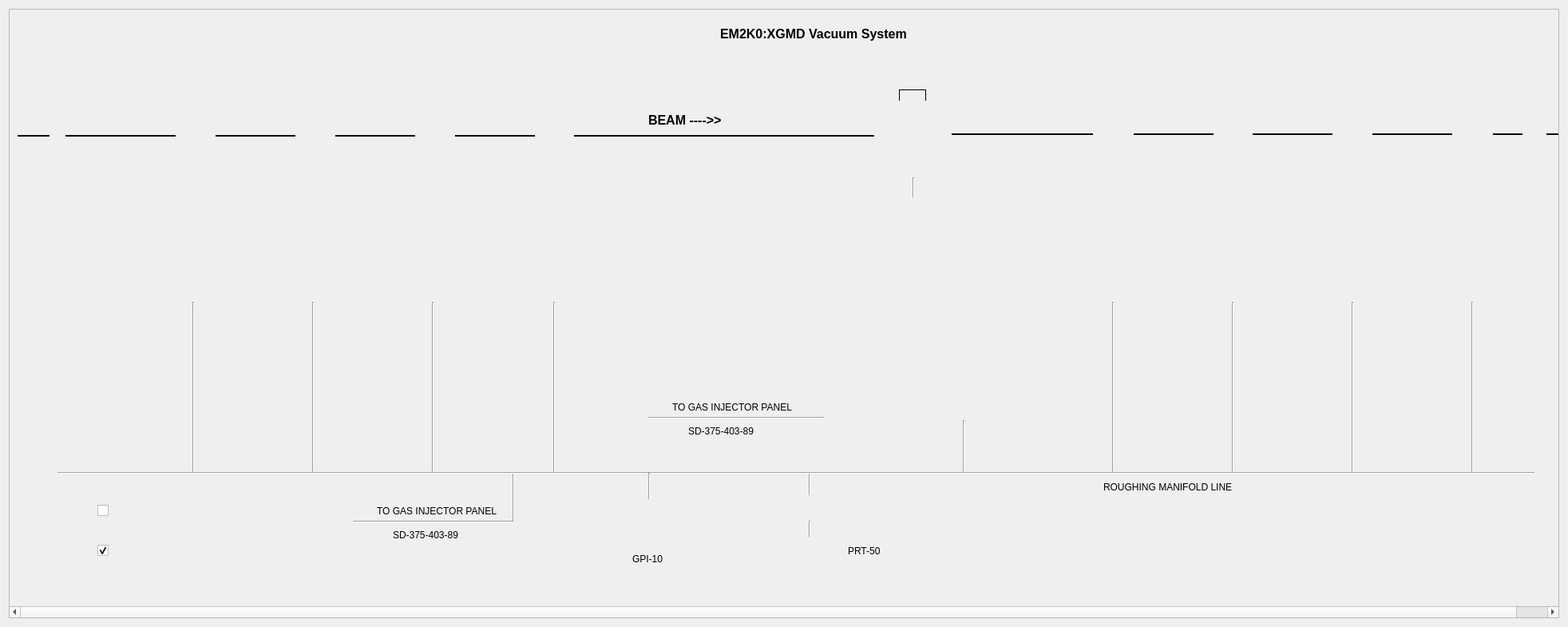
<?xml version="1.0" encoding="UTF-8"?>
<ui version="4.0">
 <class>Form</class>
 <widget class="QWidget" name="Form">
  <property name="geometry">
   <rect>
    <x>0</x>
    <y>0</y>
    <width>1964</width>
    <height>785</height>
   </rect>
  </property>
  <property name="windowTitle">
   <string>MainWindow</string>
  </property>
  <property name="styleSheet">
   <string notr="true">RoughGauge[state=&quot;On&quot;] #icon{
    qproperty-brush: red;
    color: gray;
}
RoughGauge[state=&quot;Off&quot;] #icon{
    qproperty-brush: #00FF00;
    color: black;
}

RoughGauge #pressure{
    color: blue;
 border: 1px solid black;
background-color : white
}


ColdCathodeGauge #pressure{
    color: blue;
 border: 1px solid black;
background-color : white
}


ColdCathodeGauge[interlocked=&quot;true&quot;] #icon{
    border: 2px solid black;
		qproperty-brush: black;
border-top-left-radius: 9px;
    border-top-right-radius: 9px;
border-bottom-left-radius: 9px;
    border-bottom-right-radius: 9px;
}

ColdCathodeGauge[state=&quot;Off&quot;] #icon {
    qproperty-penColor: black;
	qproperty-brush: gray;
}

ColdCathodeGauge[state=&quot;GaugeDisconnected&quot;] #icon {
    qproperty-penColor: red;
	qproperty-brush: gray;
}
ColdCathodeGauge[state=&quot;PressInvalid&quot;] #icon {
    qproperty-penColor: black;
	qproperty-brush: gray;
}

ColdCathodeGauge[state=&quot;Starting&quot;] #icon {
    qproperty-penColor: black;
	qproperty-brush: yellow;
}

ColdCathodeGauge[state=&quot;Valid&quot;] #icon {
    qproperty-penColor: black;
	qproperty-brush: #00FF00;
}




ApertureValve #icon {
    qproperty-penStyle: &quot;QT::SolidLine&quot;;
	qproperty-penColor: black;
 
 
}

ApertureValve[interlocked=&quot;true&quot;] #icon{
    border: 2px solid black;

    border-top-left-radius: 9px;
    border-top-right-radius: 9px;
    border-bottom-left-radius: 9px;
    border-bottom-right-radius: 9px;
}
ApertureValve[interlocked=&quot;false&quot;] #icon{
    border: 0px;

	qproperty-brush: yellow;
}
ApertureValve[interlocked=&quot;true&quot;] #icon {
    qproperty-interlockBrush: black;
}

ApertureValve[interlocked=&quot;false&quot;] #icon{
    qproperty-interlockBrush: #00FF00;
}

ApertureValve[state=&quot;OPEN&quot;] #icon {
     qproperty-penStyle: &quot;QT::SolidLine&quot;;
	qproperty-penColor: black;
	qproperty-brush: #00FF00;
}

ApertureValve[state=&quot;MOVING&quot;] #icon {
    qproperty-penStyle: &quot;QT::SolidLine&quot;;
	qproperty-penColor: black;
 	qproperty-brush: yellow;
}
ApertureValve[state=&quot;CLOSED&quot;] #icon {
	qproperty-penStyle: &quot;QT::SolidLine&quot;;
    qproperty-penColor: gray;
	qproperty-brush: black;
}

ApertureValve[state=&quot;INVALID&quot;] #icon {
    qproperty-penStyle: &quot;QT::SolidLine&quot;;
	qproperty-penColor: black;
 	qproperty-brush: red;
}

ApertureValve[error=&quot;VENTED&quot;] #icon {
       qproperty-penStyle: &quot;QT::SolidLine&quot;;
}

ApertureValve[error=&quot;ERR_LOST_VAC&quot;] #icon {
    qproperty-penStyle: &quot;Qt::DotLine&quot;;
    qproperty-penColor: black;
   qproperty-interlockBrush: red;

}

ApertureValve[error=&quot;Ext Fault&quot;] #icon {
 	qproperty-penStyle: &quot;QT::SolidLine&quot;;
    qproperty-penColor: black;
   qproperty-interlockBrush: black;

}




TurboPump[interlocked=&quot;true&quot;] #icon {
    border: 2px solid black;
    qproperty-penColor: black;
}

TurboPump[interlocked=&quot;false&quot;] #icon {
    border: 0px;
}

TurboPump[state=&quot;RUNNING&quot;] #icon {
	qproperty-penColor: black;
    qproperty-centerBrush: #00FF00;
    qproperty-brush: #00FF00;
}

TurboPump[state=&quot;STARTING&quot;] #icon {
    qproperty-penColor: black;
	qproperty-centerBrush: yellow;
}

TurboPump[state=&quot;STOPPED&quot;] #icon {
	qproperty-penColor: black;
    qproperty-centerBrush: gray;
	qproperty-brush: gray;
}

TurboPump[state=&quot;FAULT&quot;] #icon {
	qproperty-penColor: red;
    qproperty-centerBrush: red;
	qproperty-brush: gray;
}

TurboPump[error=&quot;true&quot;] #icon {
     qproperty-penColor: red;
	qproperty-centerBrush: red;
}




PneumaticValve #icon {
    qproperty-penStyle: &quot;QT::SolidLine&quot;;
	qproperty-penColor: black;
    qproperty-penWidth: 2;
 
}

PneumaticValve[interlocked=&quot;true&quot;] #icon{
    border: 2px solid black;
    qproperty-penWidth: 2;
    border-top-left-radius: 9px;
    border-top-right-radius: 9px;
    border-bottom-left-radius: 9px;
    border-bottom-right-radius: 9px;
}
PneumaticValve[interlocked=&quot;false&quot;] #icon{
    border: 0px;
    qproperty-penWidth: 2;
	qproperty-brush: #00FF00;
}
PneumaticValve[interlocked=&quot;true&quot;] #icon {
    qproperty-interlockBrush: black;
}

PneumaticValve[interlocked=&quot;false&quot;] #icon{
    qproperty-interlockBrush: #00FF00;
}

PneumaticValve[state=&quot;OPEN&quot;] #icon {
     qproperty-penStyle: &quot;QT::SolidLine&quot;;
	qproperty-penColor: black;
    qproperty-penWidth: 2;
	qproperty-brush: #00FF00;
}

PneumaticValve[state=&quot;MOVING&quot;] #icon {
    qproperty-penStyle: &quot;QT::SolidLine&quot;;
	qproperty-penColor: black;
    qproperty-penWidth: 2;
 	qproperty-brush: yellow;
}
PneumaticValve[state=&quot;CLOSED&quot;] #icon {
	qproperty-penStyle: &quot;QT::SolidLine&quot;;
    qproperty-penColor: gray;
    qproperty-penWidth: 2;
	qproperty-brush: black;
}

PneumaticValve[state=&quot;INVALID&quot;] #icon {
    qproperty-penStyle: &quot;QT::SolidLine&quot;;
	qproperty-penColor: black;
    qproperty-penWidth: 2;
 	qproperty-brush: red;
}

PneumaticValve[error=&quot;VENTED&quot;] #icon {
       qproperty-penStyle: &quot;QT::SolidLine&quot;;
}

PneumaticValve[error=&quot;ERR_LOST_VAC&quot;] #icon {
    qproperty-penStyle: &quot;Qt::DotLine&quot;;
    qproperty-penColor: black;
    qproperty-penWidth: 2;
   qproperty-interlockBrush: red;

}

PneumaticValve[error=&quot;Ext Fault&quot;] #icon {
 	qproperty-penStyle: &quot;QT::SolidLine&quot;;
    qproperty-penColor: black;
    qproperty-penWidth: 2;
   qproperty-interlockBrush: red;

}





NeedleValve[interlocked=&quot;true&quot;] #icon{
    border: 2px solid black;
    qproperty-penWidth: 2;
    border-top-left-radius: 9px;
    border-top-right-radius: 9px;
    border-bottom-left-radius: 9px;
    border-bottom-right-radius: 9px;
}
NeedleValve[interlocked=&quot;false&quot;] #icon{
    border: 0px;
    qproperty-penWidth: 2;
	qproperty-brush: #00FF00;
}
NeedleValve[interlocked=&quot;true&quot;] #icon {
    qproperty-interlockBrush: black;
}

NeedleValve[interlocked=&quot;false&quot;] #icon{
    qproperty-interlockBrush: #00FF00;
}
NeedleValve[state=&quot;Close&quot;] #icon {
   qproperty-penStyle: &quot;QT::SolidLine&quot;;
    qproperty-penColor: gray;
    qproperty-penWidth: 2;
	qproperty-brush: black;
}

NeedleValve[state=&quot;Open&quot;] #icon {
   qproperty-penStyle: &quot;QT::SolidLine&quot;;
    qproperty-penColor: black;
    qproperty-penWidth: 2;
	qproperty-brush: #00FF00;
}




ScrollPump[state=&quot;RUNNING&quot;] #icon {
    qproperty-penColor: black;
	qproperty-centerBrush: #00FF00;
    qproperty-brush: #00FF00;
}
ScrollPump[interlocked=&quot;true&quot;] #icon {
    border: 2px solid black;
}
ScrollPump[interlocked=&quot;false&quot;] #icon {
    border: 0px;
}
ScrollPump[state=&quot;Accelerating&quot;] #icon {
    qproperty-brush: #00FF00;
	qproperty-centerBrush: yellow;
}
ScrollPump[state=&quot;STOPPED&quot;] #icon {
    qproperty-penColor: black;
	qproperty-centerBrush: gray;
    qproperty-brush: gray;
}
ScrollPump[state=&quot;FAULT&quot;] #icon {
    qproperty-penColor: black;
	qproperty-centerBrush: red;
    qproperty-brush: gray;
}
ScrollPump[error=&quot;true&quot;] #icon {
    qproperty-penWidth: 2;
    qproperty-centerBrush: red;
}





ControlOnlyValveNC[interlocked=&quot;true&quot;] #icon {
    border: 2px solid black;
border-top-left-radius: 15px;
    border-top-right-radius: 15px;
border-bottom-left-radius: 15px;
    border-bottom-right-radius: 15px;
}
ControlOnlyValveNC[interlocked=&quot;false&quot;] #icon {
    border: 0px;
}
ControlOnlyValveNC[interlocked=&quot;true&quot;] #icon {
    qproperty-interlockBrush: black;
}
ControlOnlyValveNC[interlocked=&quot;false&quot;] #icon {
    qproperty-interlockBrush: #00FF00;
}

ControlOnlyValveNC[state=&quot;Open&quot;] #icon {
    qproperty-penColor: black;
	qproperty-brush:#00FF00;
}
ControlOnlyValveNC[state=&quot;Zero&quot;] #icon {
    qproperty-penColor: Black;
 qproperty-brush: black;
}

ControlOnlyValveNC[state=&quot;Close&quot;] #icon {
    qproperty-penColor: gray;
  qproperty-brush: black;
}
</string>
  </property>
  <layout class="QHBoxLayout" name="horizontalLayout">
   <item>
    <widget class="QScrollArea" name="scrollArea">
     <property name="enabled">
      <bool>true</bool>
     </property>
     <property name="widgetResizable">
      <bool>false</bool>
     </property>
     <widget class="QWidget" name="scrollAreaWidgetContents">
      <property name="geometry">
       <rect>
        <x>0</x>
        <y>0</y>
        <width>1980</width>
        <height>693</height>
       </rect>
      </property>
      <property name="autoFillBackground">
       <bool>true</bool>
      </property>
      <widget class="PyDMDrawingArc" name="PyDMDrawingArc">
       <property name="geometry">
        <rect>
         <x>1081</x>
         <y>110</y>
         <width>100</width>
         <height>100</height>
        </rect>
       </property>
       <property name="toolTip">
        <string/>
       </property>
       <property name="startAngle" stdset="0">
        <double>110.000000000000000</double>
       </property>
       <property name="spanAngle" stdset="0">
        <double>320.000000000000000</double>
       </property>
      </widget>
      <widget class="PyDMEmbeddedDisplay" name="PyDMEmbeddedDisplay_3">
       <property name="geometry">
        <rect>
         <x>410</x>
         <y>10</y>
         <width>151</width>
         <height>381</height>
        </rect>
       </property>
       <property name="toolTip">
        <string/>
       </property>
       <property name="macros" stdset="0">
        <string>{&quot;GCC&quot;: &quot;EM2K0:XGMD:GCC:30&quot; , &quot;VRC&quot;:&quot;EM2K0:XGMD:VRC:30&quot; , &quot;PTM&quot;: &quot;EM2K0:XGMD:PTM:30&quot;, &quot;NUMBER&quot;: &quot;30&quot;}</string>
       </property>
       <property name="filename" stdset="0">
        <string>DiffPump.ui</string>
       </property>
      </widget>
      <widget class="Line" name="line_5">
       <property name="geometry">
        <rect>
         <x>1372</x>
         <y>366</y>
         <width>20</width>
         <height>214</height>
        </rect>
       </property>
       <property name="orientation">
        <enum>Qt::Vertical</enum>
       </property>
      </widget>
      <widget class="PyDMDrawingTriangle" name="PyDMDrawingTriangle">
       <property name="geometry">
        <rect>
         <x>991</x>
         <y>650</y>
         <width>21</width>
         <height>21</height>
        </rect>
       </property>
       <property name="toolTip">
        <string/>
       </property>
       <property name="brush" stdset="0">
        <brush brushstyle="NoBrush">
         <color alpha="255">
          <red>0</red>
          <green>0</green>
          <blue>0</blue>
         </color>
        </brush>
       </property>
       <property name="penStyle" stdset="0">
        <enum>Qt::SolidLine</enum>
       </property>
       <property name="rotation" stdset="0">
        <double>135.000000000000000</double>
       </property>
      </widget>
      <widget class="PyDMDrawingTriangle" name="PyDMDrawingTriangle_3">
       <property name="geometry">
        <rect>
         <x>790</x>
         <y>500</y>
         <width>21</width>
         <height>21</height>
        </rect>
       </property>
       <property name="toolTip">
        <string/>
       </property>
       <property name="brush" stdset="0">
        <brush brushstyle="NoBrush">
         <color alpha="255">
          <red>0</red>
          <green>0</green>
          <blue>0</blue>
         </color>
        </brush>
       </property>
       <property name="penStyle" stdset="0">
        <enum>Qt::SolidLine</enum>
       </property>
       <property name="rotation" stdset="0">
        <double>45.000000000000000</double>
       </property>
      </widget>
      <widget class="Line" name="BeamLine_6">
       <property name="geometry">
        <rect>
         <x>408</x>
         <y>150</y>
         <width>100</width>
         <height>16</height>
        </rect>
       </property>
       <property name="frameShadow">
        <enum>QFrame::Plain</enum>
       </property>
       <property name="lineWidth">
        <number>2</number>
       </property>
       <property name="orientation">
        <enum>Qt::Horizontal</enum>
       </property>
      </widget>
      <widget class="ScrollPump" name="ScrollPump">
       <property name="geometry">
        <rect>
         <x>970</x>
         <y>583</y>
         <width>180</width>
         <height>82</height>
        </rect>
       </property>
       <property name="toolTip">
        <string/>
       </property>
       <property name="layoutDirection">
        <enum>Qt::LeftToRight</enum>
       </property>
       <property name="controlsLocation" stdset="0">
        <enum>PCDSSymbolBase::Right</enum>
       </property>
       <property name="channelsPrefix" stdset="0">
        <string>ca://EM2K0:XGMD:PRT:50</string>
       </property>
       <property name="controlButtonHorizontal" stdset="0">
        <bool>false</bool>
       </property>
      </widget>
      <widget class="Line" name="line_10">
       <property name="geometry">
        <rect>
         <x>630</x>
         <y>580</y>
         <width>3</width>
         <height>61</height>
        </rect>
       </property>
       <property name="orientation">
        <enum>Qt::Vertical</enum>
       </property>
      </widget>
      <widget class="PyDMEmbeddedDisplay" name="PyDMEmbeddedDisplay_2">
       <property name="geometry">
        <rect>
         <x>260</x>
         <y>10</y>
         <width>151</width>
         <height>381</height>
        </rect>
       </property>
       <property name="toolTip">
        <string/>
       </property>
       <property name="macros" stdset="0">
        <string>{&quot;GCC&quot;: &quot;EM2K0:XGMD:GCC:20&quot; , &quot;VRC&quot;:&quot;EM2K0:XGMD:VRC:20&quot; , &quot;PTM&quot;: &quot;EM2K0:XGMD:PTM:20&quot;, &quot;NUMBER&quot;: &quot;20&quot;}</string>
       </property>
       <property name="filename" stdset="0">
        <string>DiffPump.ui</string>
       </property>
      </widget>
      <widget class="Line" name="line_3">
       <property name="geometry">
        <rect>
         <x>370</x>
         <y>366</y>
         <width>20</width>
         <height>214</height>
        </rect>
       </property>
       <property name="orientation">
        <enum>Qt::Vertical</enum>
       </property>
      </widget>
      <widget class="Line" name="line_12">
       <property name="geometry">
        <rect>
         <x>1180</x>
         <y>514</y>
         <width>31</width>
         <height>66</height>
        </rect>
       </property>
       <property name="orientation">
        <enum>Qt::Vertical</enum>
       </property>
      </widget>
      <widget class="Line" name="line_13">
       <property name="geometry">
        <rect>
         <x>1001</x>
         <y>580</y>
         <width>3</width>
         <height>28</height>
        </rect>
       </property>
       <property name="orientation">
        <enum>Qt::Vertical</enum>
       </property>
      </widget>
      <widget class="Line" name="BeamLine_2">
       <property name="geometry">
        <rect>
         <x>1180</x>
         <y>148</y>
         <width>177</width>
         <height>16</height>
        </rect>
       </property>
       <property name="frameShadow">
        <enum>QFrame::Plain</enum>
       </property>
       <property name="lineWidth">
        <number>2</number>
       </property>
       <property name="orientation">
        <enum>Qt::Horizontal</enum>
       </property>
      </widget>
      <widget class="PyDMLabel" name="PyDMLabel_9">
       <property name="geometry">
        <rect>
         <x>830</x>
         <y>490</y>
         <width>181</width>
         <height>16</height>
        </rect>
       </property>
       <property name="toolTip">
        <string/>
       </property>
       <property name="text">
        <string>TO GAS INJECTOR PANEL</string>
       </property>
      </widget>
      <widget class="Line" name="BeamLine_3">
       <property name="geometry">
        <rect>
         <x>10</x>
         <y>150</y>
         <width>40</width>
         <height>16</height>
        </rect>
       </property>
       <property name="frameShadow">
        <enum>QFrame::Plain</enum>
       </property>
       <property name="lineWidth">
        <number>2</number>
       </property>
       <property name="orientation">
        <enum>Qt::Horizontal</enum>
       </property>
      </widget>
      <widget class="Line" name="BeamLine_7">
       <property name="geometry">
        <rect>
         <x>258</x>
         <y>150</y>
         <width>100</width>
         <height>16</height>
        </rect>
       </property>
       <property name="frameShadow">
        <enum>QFrame::Plain</enum>
       </property>
       <property name="lineWidth">
        <number>2</number>
       </property>
       <property name="orientation">
        <enum>Qt::Horizontal</enum>
       </property>
      </widget>
      <widget class="Line" name="line_15">
       <property name="geometry">
        <rect>
         <x>1131</x>
         <y>210</y>
         <width>3</width>
         <height>25</height>
        </rect>
       </property>
       <property name="orientation">
        <enum>Qt::Vertical</enum>
       </property>
      </widget>
      <widget class="Line" name="line_7">
       <property name="geometry">
        <rect>
         <x>1672</x>
         <y>366</y>
         <width>20</width>
         <height>214</height>
        </rect>
       </property>
       <property name="orientation">
        <enum>Qt::Vertical</enum>
       </property>
      </widget>
      <widget class="PyDMLabel" name="PyDMLabel">
       <property name="geometry">
        <rect>
         <x>1370</x>
         <y>590</y>
         <width>181</width>
         <height>16</height>
        </rect>
       </property>
       <property name="toolTip">
        <string/>
       </property>
       <property name="text">
        <string>ROUGHING MANIFOLD LINE</string>
       </property>
      </widget>
      <widget class="Line" name="line_2">
       <property name="geometry">
        <rect>
         <x>220</x>
         <y>366</y>
         <width>20</width>
         <height>214</height>
        </rect>
       </property>
       <property name="orientation">
        <enum>Qt::Vertical</enum>
       </property>
      </widget>
      <widget class="PyDMEmbeddedDisplay" name="PyDMEmbeddedDisplay_5">
       <property name="geometry">
        <rect>
         <x>1260</x>
         <y>10</y>
         <width>151</width>
         <height>381</height>
        </rect>
       </property>
       <property name="toolTip">
        <string/>
       </property>
       <property name="macros" stdset="0">
        <string>{&quot;GCC&quot;: &quot;EM2K0:XGMD:GCC:60&quot; , &quot;VRC&quot;:&quot;EM2K0:XGMD:VRC:60&quot; , &quot;PTM&quot;: &quot;EM2K0:XGMD:PTM:60&quot;, &quot;NUMBER&quot;: &quot;60&quot;}</string>
       </property>
       <property name="filename" stdset="0">
        <string>DiffPump.ui</string>
       </property>
      </widget>
      <widget class="PyDMEmbeddedDisplay" name="PyDMEmbeddedDisplay_6">
       <property name="geometry">
        <rect>
         <x>1410</x>
         <y>10</y>
         <width>151</width>
         <height>381</height>
        </rect>
       </property>
       <property name="toolTip">
        <string/>
       </property>
       <property name="macros" stdset="0">
        <string>{&quot;GCC&quot;: &quot;EM2K0:XGMD:GCC:70&quot; , &quot;VRC&quot;:&quot;EM2K0:XGMD:VRC:70&quot; , &quot;PTM&quot;: &quot;EM2K0:XGMD:PTM:70&quot;, &quot;NUMBER&quot;: &quot;70&quot;}</string>
       </property>
       <property name="filename" stdset="0">
        <string>DiffPump.ui</string>
       </property>
      </widget>
      <widget class="PyDMLabel" name="PyDMLabel_4">
       <property name="geometry">
        <rect>
         <x>480</x>
         <y>650</y>
         <width>121</width>
         <height>16</height>
        </rect>
       </property>
       <property name="toolTip">
        <string/>
       </property>
       <property name="text">
        <string>SD-375-403-89</string>
       </property>
      </widget>
      <widget class="PyDMLabel" name="PyDMLabel_2">
       <property name="geometry">
        <rect>
         <x>800</x>
         <y>130</y>
         <width>131</width>
         <height>16</height>
        </rect>
       </property>
       <property name="font">
        <font>
         <pointsize>12</pointsize>
         <weight>75</weight>
         <bold>true</bold>
        </font>
       </property>
       <property name="toolTip">
        <string/>
       </property>
       <property name="text">
        <string>BEAM ----&gt;&gt;</string>
       </property>
      </widget>
      <widget class="Line" name="line_16">
       <property name="geometry">
        <rect>
         <x>800</x>
         <y>510</y>
         <width>220</width>
         <height>3</height>
        </rect>
       </property>
       <property name="orientation">
        <enum>Qt::Horizontal</enum>
       </property>
      </widget>
      <widget class="Line" name="line_6">
       <property name="geometry">
        <rect>
         <x>1522</x>
         <y>366</y>
         <width>20</width>
         <height>214</height>
        </rect>
       </property>
       <property name="orientation">
        <enum>Qt::Vertical</enum>
       </property>
      </widget>
      <widget class="RoughGauge" name="RoughGauge">
       <property name="geometry">
        <rect>
         <x>765</x>
         <y>610</y>
         <width>70</width>
         <height>60</height>
        </rect>
       </property>
       <property name="toolTip">
        <string/>
       </property>
       <property name="channelsPrefix" stdset="0">
        <string>ca://EM2K0:XGMD:GPI:10</string>
       </property>
      </widget>
      <widget class="Line" name="line_8">
       <property name="geometry">
        <rect>
         <x>1115</x>
         <y>99</y>
         <width>32</width>
         <height>3</height>
        </rect>
       </property>
       <property name="frameShadow">
        <enum>QFrame::Plain</enum>
       </property>
       <property name="orientation">
        <enum>Qt::Horizontal</enum>
       </property>
      </widget>
      <widget class="PyDMEmbeddedDisplay" name="PyDMEmbeddedDisplay">
       <property name="geometry">
        <rect>
         <x>110</x>
         <y>10</y>
         <width>151</width>
         <height>381</height>
        </rect>
       </property>
       <property name="toolTip">
        <string/>
       </property>
       <property name="macros" stdset="0">
        <string>{&quot;GCC&quot;: &quot;EM2K0:XGMD:GCC:10&quot; , &quot;VRC&quot;:&quot;EM2K0:XGMD:VRC:10&quot; , &quot;PTM&quot;: &quot;EM2K0:XGMD:PTM:10&quot;, &quot;NUMBER&quot;: &quot;10&quot;}</string>
       </property>
       <property name="filename" stdset="0">
        <string>DiffPump.ui</string>
       </property>
      </widget>
      <widget class="Line" name="line_9">
       <property name="geometry">
        <rect>
         <x>1146</x>
         <y>100</y>
         <width>3</width>
         <height>14</height>
        </rect>
       </property>
       <property name="frameShadow">
        <enum>QFrame::Plain</enum>
       </property>
       <property name="lineWidth">
        <number>1</number>
       </property>
       <property name="orientation">
        <enum>Qt::Vertical</enum>
       </property>
      </widget>
      <widget class="Line" name="BeamLine">
       <property name="geometry">
        <rect>
         <x>70</x>
         <y>150</y>
         <width>138</width>
         <height>16</height>
        </rect>
       </property>
       <property name="frameShadow">
        <enum>QFrame::Plain</enum>
       </property>
       <property name="lineWidth">
        <number>2</number>
       </property>
       <property name="orientation">
        <enum>Qt::Horizontal</enum>
       </property>
      </widget>
      <widget class="PyDMEmbeddedDisplay" name="PyDMEmbeddedDisplay_7">
       <property name="geometry">
        <rect>
         <x>710</x>
         <y>220</y>
         <width>551</width>
         <height>331</height>
        </rect>
       </property>
       <property name="toolTip">
        <string/>
       </property>
       <property name="macros" stdset="0">
        <string>{&quot;GPI&quot;: &quot;EM2K0:XGMD:GPI:50&quot;, &quot;VCN&quot;: &quot;EM2K0:XGMD:VCN:50&quot;, &quot;VGP&quot;: &quot;EM2K0:XGMD:VGP:50&quot;, &quot;PTM&quot;: &quot;EM2K0:XGMD:PTM:50&quot;, &quot;VVC&quot;: &quot;EM2K0:XGMD:VVC:50&quot;, &quot;GCC&quot;: &quot;EM2K0:XGMD:GCC:50&quot;, &quot;NUMBER&quot;:&quot;50&quot;, &quot;VVC_NUMBER&quot;:&quot;51&quot;}</string>
       </property>
       <property name="filename" stdset="0">
        <string>GasInjectorInterface.ui</string>
       </property>
      </widget>
      <widget class="Line" name="BeamLine_5">
       <property name="geometry">
        <rect>
         <x>1557</x>
         <y>148</y>
         <width>100</width>
         <height>16</height>
        </rect>
       </property>
       <property name="frameShadow">
        <enum>QFrame::Plain</enum>
       </property>
       <property name="lineWidth">
        <number>2</number>
       </property>
       <property name="orientation">
        <enum>Qt::Horizontal</enum>
       </property>
      </widget>
      <widget class="Line" name="BeamLine_8">
       <property name="geometry">
        <rect>
         <x>707</x>
         <y>150</y>
         <width>376</width>
         <height>16</height>
        </rect>
       </property>
       <property name="frameShadow">
        <enum>QFrame::Plain</enum>
       </property>
       <property name="lineWidth">
        <number>2</number>
       </property>
       <property name="orientation">
        <enum>Qt::Horizontal</enum>
       </property>
      </widget>
      <widget class="PneumaticValve" name="PneumaticValve">
       <property name="geometry">
        <rect>
         <x>-30</x>
         <y>139</y>
         <width>180</width>
         <height>121</height>
        </rect>
       </property>
       <property name="toolTip">
        <string/>
       </property>
       <property name="channelsPrefix" stdset="0">
        <string>ca://EM2K0:XGMD:VGC:1</string>
       </property>
       <property name="controlButtonHorizontal" stdset="0">
        <bool>false</bool>
       </property>
      </widget>
      <widget class="Line" name="BeamLine_4">
       <property name="geometry">
        <rect>
         <x>1408</x>
         <y>148</y>
         <width>100</width>
         <height>16</height>
        </rect>
       </property>
       <property name="frameShadow">
        <enum>QFrame::Plain</enum>
       </property>
       <property name="lineWidth">
        <number>2</number>
       </property>
       <property name="orientation">
        <enum>Qt::Horizontal</enum>
       </property>
      </widget>
      <widget class="Line" name="line_14">
       <property name="geometry">
        <rect>
         <x>1001</x>
         <y>640</y>
         <width>3</width>
         <height>20</height>
        </rect>
       </property>
       <property name="orientation">
        <enum>Qt::Vertical</enum>
       </property>
      </widget>
      <widget class="PyDMLabel" name="PyDMLabel_3">
       <property name="geometry">
        <rect>
         <x>460</x>
         <y>620</y>
         <width>181</width>
         <height>16</height>
        </rect>
       </property>
       <property name="toolTip">
        <string/>
       </property>
       <property name="text">
        <string>TO GAS INJECTOR PANEL</string>
       </property>
      </widget>
      <widget class="Line" name="RoughingManifold">
       <property name="geometry">
        <rect>
         <x>60</x>
         <y>572</y>
         <width>1850</width>
         <height>16</height>
        </rect>
       </property>
       <property name="orientation">
        <enum>Qt::Horizontal</enum>
       </property>
      </widget>
      <widget class="Line" name="BeamLine_9">
       <property name="geometry">
        <rect>
         <x>1858</x>
         <y>148</y>
         <width>37</width>
         <height>16</height>
        </rect>
       </property>
       <property name="frameShadow">
        <enum>QFrame::Plain</enum>
       </property>
       <property name="lineWidth">
        <number>2</number>
       </property>
       <property name="orientation">
        <enum>Qt::Horizontal</enum>
       </property>
      </widget>
      <widget class="PyDMLabel" name="PyDMLabel_10">
       <property name="geometry">
        <rect>
         <x>850</x>
         <y>520</y>
         <width>121</width>
         <height>16</height>
        </rect>
       </property>
       <property name="toolTip">
        <string/>
       </property>
       <property name="text">
        <string>SD-375-403-89</string>
       </property>
      </widget>
      <widget class="Line" name="line_4">
       <property name="geometry">
        <rect>
         <x>520</x>
         <y>366</y>
         <width>20</width>
         <height>214</height>
        </rect>
       </property>
       <property name="orientation">
        <enum>Qt::Vertical</enum>
       </property>
      </widget>
      <widget class="Line" name="line">
       <property name="geometry">
        <rect>
         <x>1113</x>
         <y>100</y>
         <width>3</width>
         <height>14</height>
        </rect>
       </property>
       <property name="frameShadow">
        <enum>QFrame::Plain</enum>
       </property>
       <property name="lineWidth">
        <number>1</number>
       </property>
       <property name="orientation">
        <enum>Qt::Vertical</enum>
       </property>
      </widget>
      <widget class="Line" name="line_11">
       <property name="geometry">
        <rect>
         <x>430</x>
         <y>640</y>
         <width>200</width>
         <height>3</height>
        </rect>
       </property>
       <property name="orientation">
        <enum>Qt::Horizontal</enum>
       </property>
      </widget>
      <widget class="PyDMDrawingTriangle" name="PyDMDrawingTriangle_2">
       <property name="geometry">
        <rect>
         <x>420</x>
         <y>630</y>
         <width>21</width>
         <height>21</height>
        </rect>
       </property>
       <property name="toolTip">
        <string/>
       </property>
       <property name="brush" stdset="0">
        <brush brushstyle="NoBrush">
         <color alpha="255">
          <red>0</red>
          <green>0</green>
          <blue>0</blue>
         </color>
        </brush>
       </property>
       <property name="penStyle" stdset="0">
        <enum>Qt::SolidLine</enum>
       </property>
       <property name="rotation" stdset="0">
        <double>45.000000000000000</double>
       </property>
      </widget>
      <widget class="PyDMLabel" name="PyDMLabel_5">
       <property name="geometry">
        <rect>
         <x>890</x>
         <y>20</y>
         <width>281</width>
         <height>21</height>
        </rect>
       </property>
       <property name="font">
        <font>
         <pointsize>12</pointsize>
         <weight>75</weight>
         <bold>true</bold>
        </font>
       </property>
       <property name="toolTip">
        <string/>
       </property>
       <property name="text">
        <string>EM2K0:XGMD Vacuum System</string>
       </property>
      </widget>
      <widget class="PyDMEmbeddedDisplay" name="PyDMEmbeddedDisplay_8">
       <property name="geometry">
        <rect>
         <x>560</x>
         <y>10</y>
         <width>151</width>
         <height>381</height>
        </rect>
       </property>
       <property name="toolTip">
        <string/>
       </property>
       <property name="macros" stdset="0">
        <string>{&quot;GCC&quot;: &quot;EM2K0:XGMD:GCC:40&quot; , &quot;VRC&quot;:&quot;EM2K0:XGMD:VRC:40&quot; , &quot;PTM&quot;: &quot;EM2K0:XGMD:PTM:40&quot;, &quot;NUMBER&quot;: &quot;40&quot;}</string>
       </property>
       <property name="filename" stdset="0">
        <string>DiffPump.ui</string>
       </property>
      </widget>
      <widget class="Line" name="BeamLine_10">
       <property name="geometry">
        <rect>
         <x>558</x>
         <y>150</y>
         <width>100</width>
         <height>16</height>
        </rect>
       </property>
       <property name="frameShadow">
        <enum>QFrame::Plain</enum>
       </property>
       <property name="lineWidth">
        <number>2</number>
       </property>
       <property name="orientation">
        <enum>Qt::Horizontal</enum>
       </property>
      </widget>
      <widget class="Line" name="BeamLine_11">
       <property name="geometry">
        <rect>
         <x>1707</x>
         <y>148</y>
         <width>100</width>
         <height>16</height>
        </rect>
       </property>
       <property name="frameShadow">
        <enum>QFrame::Plain</enum>
       </property>
       <property name="lineWidth">
        <number>2</number>
       </property>
       <property name="orientation">
        <enum>Qt::Horizontal</enum>
       </property>
      </widget>
      <widget class="PyDMEmbeddedDisplay" name="PyDMEmbeddedDisplay_9">
       <property name="geometry">
        <rect>
         <x>1710</x>
         <y>10</y>
         <width>151</width>
         <height>381</height>
        </rect>
       </property>
       <property name="toolTip">
        <string/>
       </property>
       <property name="macros" stdset="0">
        <string>{&quot;GCC&quot;: &quot;EM2K0:XGMD:GCC:90&quot; , &quot;VRC&quot;:&quot;EM2K0:XGMD:VRC:90&quot; , &quot;PTM&quot;: &quot;EM2K0:XGMD:PTM:90&quot;, &quot;NUMBER&quot;: &quot;90&quot;}</string>
       </property>
       <property name="filename" stdset="0">
        <string>DiffPump.ui</string>
       </property>
      </widget>
      <widget class="PneumaticValve" name="PneumaticValve_2">
       <property name="geometry">
        <rect>
         <x>1820</x>
         <y>136</y>
         <width>180</width>
         <height>121</height>
        </rect>
       </property>
       <property name="toolTip">
        <string/>
       </property>
       <property name="channelsPrefix" stdset="0">
        <string>ca://EM2K0:XGMD:VGC:2</string>
       </property>
       <property name="controlButtonHorizontal" stdset="0">
        <bool>false</bool>
       </property>
      </widget>
      <widget class="Line" name="BeamLine_12">
       <property name="geometry">
        <rect>
         <x>1925</x>
         <y>148</y>
         <width>37</width>
         <height>16</height>
        </rect>
       </property>
       <property name="frameShadow">
        <enum>QFrame::Plain</enum>
       </property>
       <property name="lineWidth">
        <number>2</number>
       </property>
       <property name="orientation">
        <enum>Qt::Horizontal</enum>
       </property>
      </widget>
      <widget class="Line" name="line_18">
       <property name="geometry">
        <rect>
         <x>800</x>
         <y>580</y>
         <width>3</width>
         <height>33</height>
        </rect>
       </property>
       <property name="orientation">
        <enum>Qt::Vertical</enum>
       </property>
      </widget>
      <widget class="PyDMEmbeddedDisplay" name="PyDMEmbeddedDisplay_10">
       <property name="geometry">
        <rect>
         <x>1560</x>
         <y>10</y>
         <width>151</width>
         <height>381</height>
        </rect>
       </property>
       <property name="toolTip">
        <string/>
       </property>
       <property name="macros" stdset="0">
        <string>{&quot;GCC&quot;: &quot;EM2K0:XGMD:GCC:80&quot; , &quot;VRC&quot;:&quot;EM2K0:XGMD:VRC:80&quot; , &quot;PTM&quot;: &quot;EM2K0:XGMD:PTM:80&quot;, &quot;NUMBER&quot;: &quot;80&quot;}</string>
       </property>
       <property name="filename" stdset="0">
        <string>DiffPump.ui</string>
       </property>
      </widget>
      <widget class="PyDMByteIndicator" name="PyDMByteIndicator">
       <property name="geometry">
        <rect>
         <x>90</x>
         <y>590</y>
         <width>221</width>
         <height>20</height>
        </rect>
       </property>
       <property name="toolTip">
        <string/>
       </property>
       <property name="rules" stdset="0">
        <string>[]</string>
       </property>
       <property name="alarmSensitiveContent" stdset="0">
        <bool>true</bool>
       </property>
       <property name="channel" stdset="0">
        <string>ca://EM2K0:XGMD:OVERRIDE_VAC_RBV</string>
       </property>
       <property name="onColor" stdset="0">
        <color>
         <red>255</red>
         <green>0</green>
         <blue>0</blue>
        </color>
       </property>
       <property name="offColor" stdset="0">
        <color>
         <red>0</red>
         <green>255</green>
         <blue>0</blue>
        </color>
       </property>
       <property name="showLabels" stdset="0">
        <bool>true</bool>
       </property>
       <property name="labels" stdset="0">
        <stringlist>
         <string>Vacuum interlocks enabled</string>
         <string>Vacuum Interlocks DISABLED</string>
         <string></string>
        </stringlist>
       </property>
      </widget>
      <widget class="PyDMCheckbox" name="PyDMCheckbox">
       <property name="geometry">
        <rect>
         <x>110</x>
         <y>620</y>
         <width>14</width>
         <height>15</height>
        </rect>
       </property>
       <property name="toolTip">
        <string/>
       </property>
       <property name="checked">
        <bool>false</bool>
       </property>
       <property name="alarmSensitiveContent" stdset="0">
        <bool>false</bool>
       </property>
       <property name="alarmSensitiveBorder" stdset="0">
        <bool>false</bool>
       </property>
       <property name="channel" stdset="0">
        <string>ca://EM2K0:XGMD:OVERRIDE_VAC</string>
       </property>
      </widget>
      <widget class="PyDMByteIndicator" name="PyDMByteIndicator_2">
       <property name="geometry">
        <rect>
         <x>90</x>
         <y>640</y>
         <width>221</width>
         <height>20</height>
        </rect>
       </property>
       <property name="toolTip">
        <string/>
       </property>
       <property name="rules" stdset="0">
        <string>[]</string>
       </property>
       <property name="alarmSensitiveContent" stdset="0">
        <bool>true</bool>
       </property>
       <property name="channel" stdset="0">
        <string>ca://EM2K0:XGMD:AUTO_VVC_50_RBV</string>
       </property>
       <property name="onColor" stdset="0">
        <color>
         <red>0</red>
         <green>255</green>
         <blue>0</blue>
        </color>
       </property>
       <property name="showLabels" stdset="0">
        <bool>true</bool>
       </property>
       <property name="labels" stdset="0">
        <stringlist>
         <string>VVC-50 automation disabled</string>
         <string>VVC-50 automation enabled</string>
         <string></string>
        </stringlist>
       </property>
      </widget>
      <widget class="PyDMCheckbox" name="PyDMCheckbox_2">
       <property name="geometry">
        <rect>
         <x>110</x>
         <y>670</y>
         <width>14</width>
         <height>15</height>
        </rect>
       </property>
       <property name="toolTip">
        <string/>
       </property>
       <property name="checked">
        <bool>true</bool>
       </property>
       <property name="alarmSensitiveContent" stdset="0">
        <bool>false</bool>
       </property>
       <property name="alarmSensitiveBorder" stdset="0">
        <bool>false</bool>
       </property>
       <property name="channel" stdset="0">
        <string>ca://EM2K0:XGMD:AUTO_VVC_50</string>
       </property>
      </widget>
      <widget class="Line" name="line_17">
       <property name="geometry">
        <rect>
         <x>1822</x>
         <y>366</y>
         <width>20</width>
         <height>214</height>
        </rect>
       </property>
       <property name="orientation">
        <enum>Qt::Vertical</enum>
       </property>
      </widget>
      <widget class="Line" name="line_19">
       <property name="geometry">
        <rect>
         <x>672</x>
         <y>366</y>
         <width>20</width>
         <height>214</height>
        </rect>
       </property>
       <property name="orientation">
        <enum>Qt::Vertical</enum>
       </property>
      </widget>
      <widget class="QLabel" name="label">
       <property name="geometry">
        <rect>
         <x>1050</x>
         <y>670</y>
         <width>59</width>
         <height>15</height>
        </rect>
       </property>
       <property name="text">
        <string>PRT-50</string>
       </property>
      </widget>
      <widget class="QLabel" name="label_2">
       <property name="geometry">
        <rect>
         <x>780</x>
         <y>680</y>
         <width>59</width>
         <height>15</height>
        </rect>
       </property>
       <property name="text">
        <string>GPI-10</string>
       </property>
      </widget>
      <zorder>line_17</zorder>
      <zorder>PyDMEmbeddedDisplay_7</zorder>
      <zorder>PyDMDrawingArc</zorder>
      <zorder>PyDMEmbeddedDisplay_3</zorder>
      <zorder>line_5</zorder>
      <zorder>PyDMDrawingTriangle</zorder>
      <zorder>PyDMDrawingTriangle_3</zorder>
      <zorder>BeamLine_6</zorder>
      <zorder>ScrollPump</zorder>
      <zorder>line_10</zorder>
      <zorder>PyDMEmbeddedDisplay_2</zorder>
      <zorder>line_3</zorder>
      <zorder>line_12</zorder>
      <zorder>line_13</zorder>
      <zorder>BeamLine_2</zorder>
      <zorder>PyDMLabel_9</zorder>
      <zorder>BeamLine_3</zorder>
      <zorder>BeamLine_7</zorder>
      <zorder>line_15</zorder>
      <zorder>line_7</zorder>
      <zorder>PyDMLabel</zorder>
      <zorder>line_2</zorder>
      <zorder>PyDMEmbeddedDisplay_5</zorder>
      <zorder>PyDMEmbeddedDisplay_6</zorder>
      <zorder>PyDMLabel_4</zorder>
      <zorder>PyDMLabel_2</zorder>
      <zorder>line_16</zorder>
      <zorder>line_6</zorder>
      <zorder>RoughGauge</zorder>
      <zorder>line_8</zorder>
      <zorder>PyDMEmbeddedDisplay</zorder>
      <zorder>line_9</zorder>
      <zorder>BeamLine</zorder>
      <zorder>BeamLine_5</zorder>
      <zorder>BeamLine_8</zorder>
      <zorder>PneumaticValve</zorder>
      <zorder>BeamLine_4</zorder>
      <zorder>line_14</zorder>
      <zorder>PyDMLabel_3</zorder>
      <zorder>RoughingManifold</zorder>
      <zorder>BeamLine_9</zorder>
      <zorder>PyDMLabel_10</zorder>
      <zorder>line_4</zorder>
      <zorder>line</zorder>
      <zorder>line_11</zorder>
      <zorder>PyDMDrawingTriangle_2</zorder>
      <zorder>PyDMLabel_5</zorder>
      <zorder>PyDMEmbeddedDisplay_8</zorder>
      <zorder>BeamLine_10</zorder>
      <zorder>BeamLine_11</zorder>
      <zorder>PyDMEmbeddedDisplay_9</zorder>
      <zorder>PneumaticValve_2</zorder>
      <zorder>BeamLine_12</zorder>
      <zorder>line_18</zorder>
      <zorder>PyDMEmbeddedDisplay_10</zorder>
      <zorder>PyDMByteIndicator</zorder>
      <zorder>PyDMCheckbox</zorder>
      <zorder>PyDMByteIndicator_2</zorder>
      <zorder>PyDMCheckbox_2</zorder>
      <zorder>line_19</zorder>
      <zorder>label</zorder>
      <zorder>label_2</zorder>
     </widget>
    </widget>
   </item>
  </layout>
 </widget>
 <customwidgets>
  <customwidget>
   <class>PyDMLabel</class>
   <extends>QLabel</extends>
   <header>pydm.widgets.label</header>
  </customwidget>
  <customwidget>
   <class>PyDMByteIndicator</class>
   <extends>QWidget</extends>
   <header>pydm.widgets.byte</header>
  </customwidget>
  <customwidget>
   <class>PyDMCheckbox</class>
   <extends>QCheckBox</extends>
   <header>pydm.widgets.checkbox</header>
  </customwidget>
  <customwidget>
   <class>PyDMDrawingArc</class>
   <extends>QWidget</extends>
   <header>pydm.widgets.drawing</header>
  </customwidget>
  <customwidget>
   <class>PyDMDrawingTriangle</class>
   <extends>QWidget</extends>
   <header>pydm.widgets.drawing</header>
  </customwidget>
  <customwidget>
   <class>PyDMEmbeddedDisplay</class>
   <extends>QFrame</extends>
   <header>pydm.widgets.embedded_display</header>
  </customwidget>
  <customwidget>
   <class>PCDSSymbolBase</class>
   <extends>QWidget</extends>
   <header>pcdswidgets.vacuum.base</header>
  </customwidget>
  <customwidget>
   <class>PneumaticValve</class>
   <extends>PCDSSymbolBase</extends>
   <header>pcdswidgets.vacuum.valves</header>
  </customwidget>
  <customwidget>
   <class>ScrollPump</class>
   <extends>PCDSSymbolBase</extends>
   <header>pcdswidgets.vacuum.pumps</header>
  </customwidget>
  <customwidget>
   <class>RoughGauge</class>
   <extends>PCDSSymbolBase</extends>
   <header>pcdswidgets.vacuum.gauges</header>
  </customwidget>
 </customwidgets>
 <resources/>
 <connections/>
</ui>
